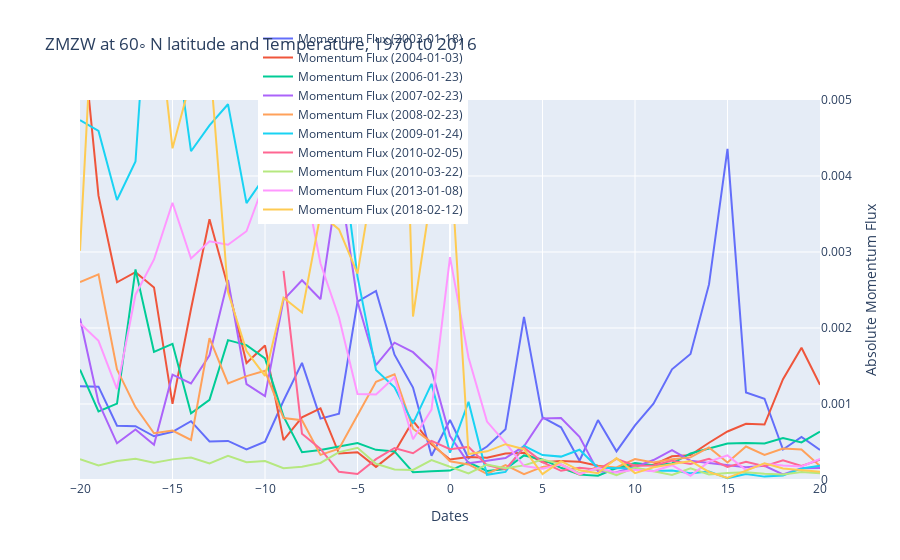

The notebook cell this image was saved under:
### Code cell
# group df by year and plot the mean of each year
df = df_all

df_grouped = df.groupby('central_date')

fig = go.Figure()

for year, dataframe in df_grouped:
    # plot the mean of each year using plotly
    # fig.add_trace(go.Scatter(x=df['t_delta'], y=df['wind_eastward_mean_cos'], name=f'ZMZW{year}', line=dict()))
    fig.add_trace(go.Scatter(x=dataframe['t_delta'], y=dataframe['mf_abs'], name=f'Momentum Flux ({year})', line=dict(), yaxis='y2'))

    
fig.update_layout(
    yaxis=dict(
        range=[-20, 50],
        title='ZMZW in m/s'
    )
    ,yaxis2=dict(
        range=[-0.0, 0.005],
        title='Absolute Momentum Flux',
        side='right',
        overlaying='y'
    )
    ,xaxis=dict(title='Dates'),
    title=f'ZMZW at 60◦ N latitude and Temperature, 1970 t0 2016',
    legend=dict(orientation="h", y=1.2, x=0.5))

# Show the plot
fig.show()
